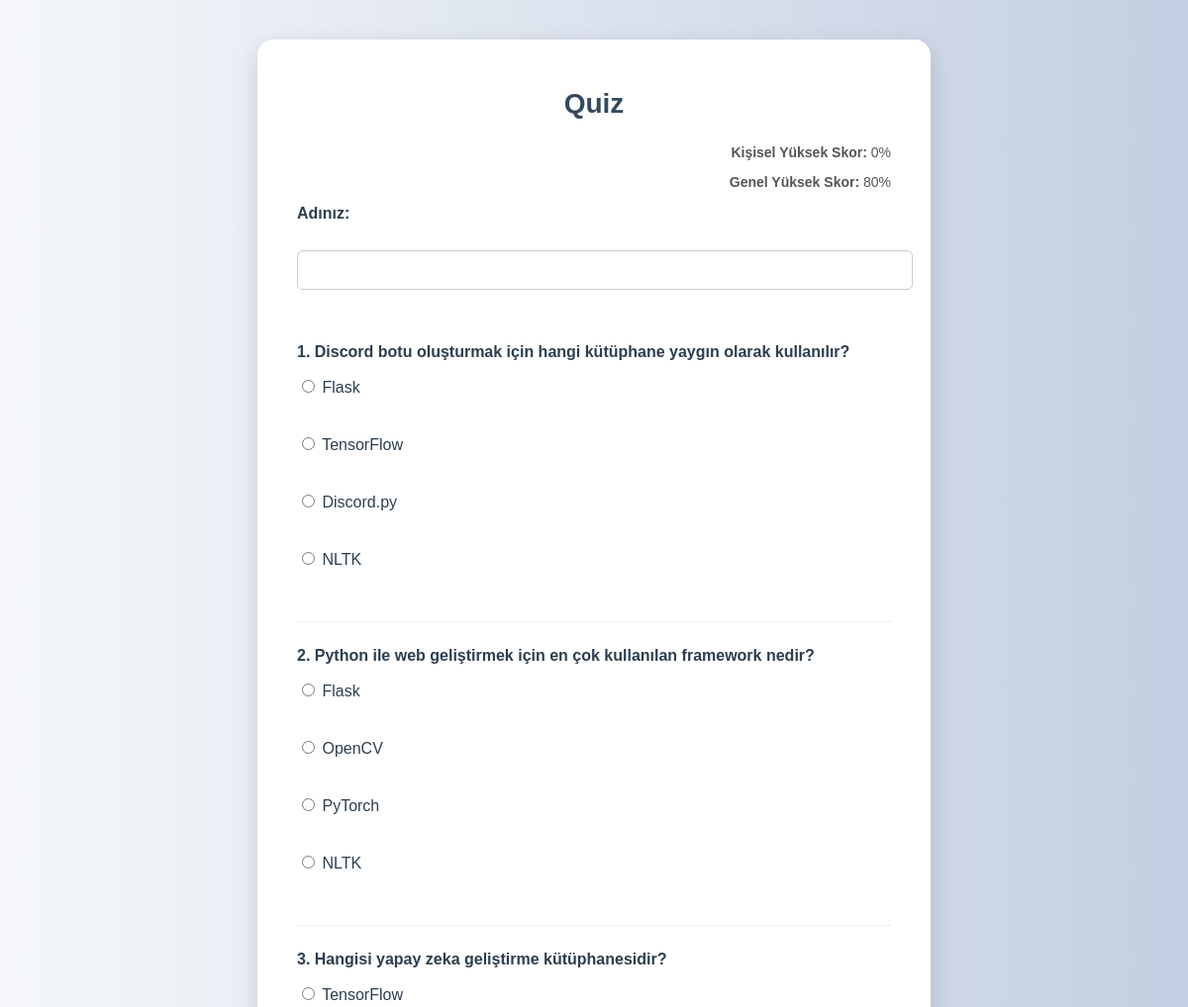
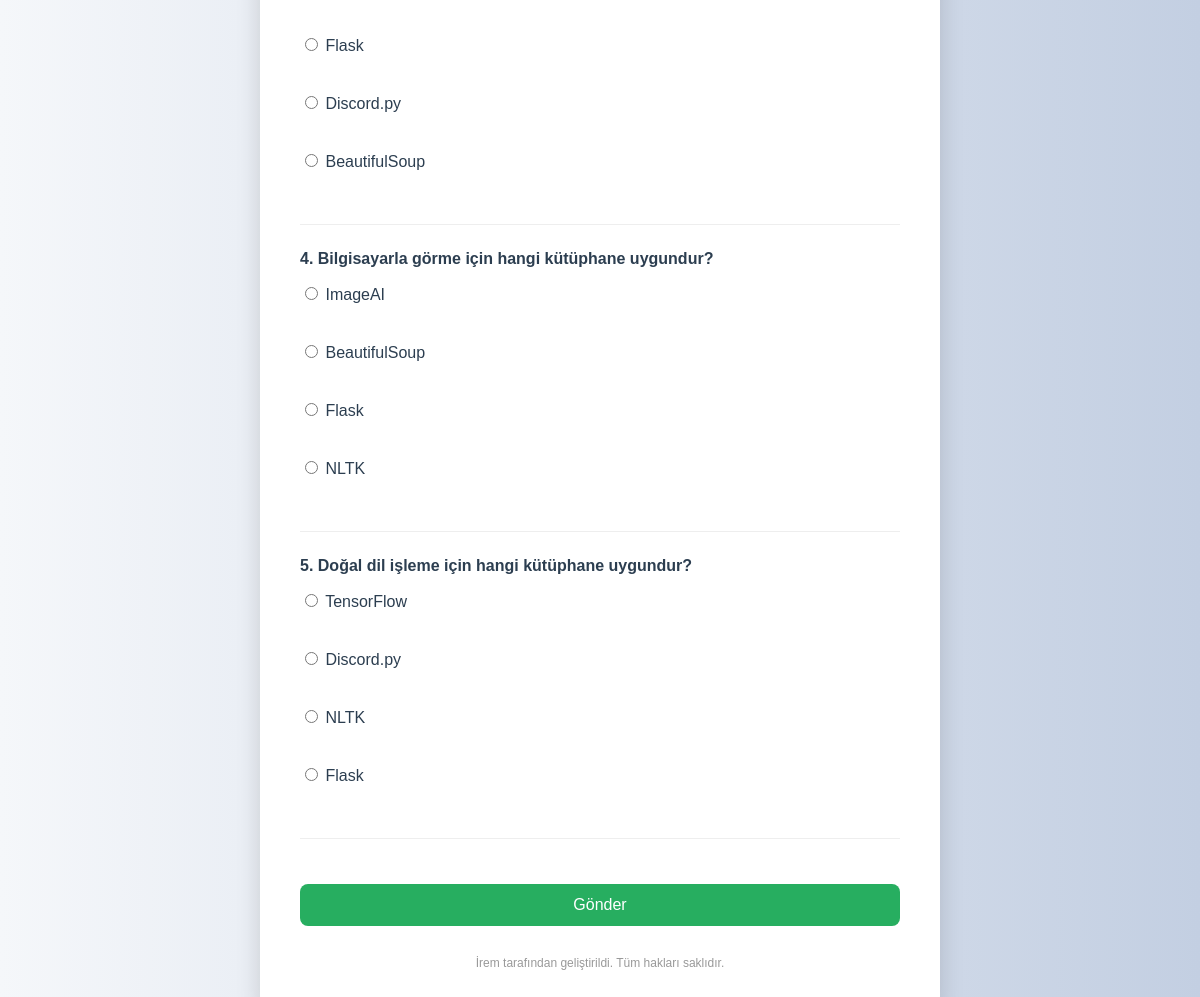
The page / on the database its author committed (2 pictures, top to bottom).
### tables this page shows
CREATE TABLE questions (
    id INTEGER PRIMARY KEY AUTOINCREMENT,
    question TEXT NOT NULL,
    option1 TEXT NOT NULL,
    option2 TEXT NOT NULL,
    option3 TEXT NOT NULL,
    option4 TEXT NOT NULL,
    correct_option TEXT NOT NULL
);

### app.py (the view)
@app.route('/')
def quiz():
    name = request.args.get("name", "")
    personal_high = get_personal_high_score(name) if name else 0
    global_high = get_global_high_score()
    conn = get_db_connection()
    questions = conn.execute('SELECT * FROM questions').fetchall()
    conn.close()
    return render_template('quiz.html', questions=questions, personal=personal_high, global_high=global_high, name=name)

### app.py (called while the page is built)
def get_db_connection():
    conn = sqlite3.connect('database.db')
    conn.row_factory = sqlite3.Row
    return conn

def get_global_high_score():
    conn = get_db_connection()
    row = conn.execute('SELECT MAX(score) as max_score FROM scores').fetchone()
    conn.close()
    return row['max_score'] if row['max_score'] is not None else 0

### templates/quiz.html (shortened to what this page needs)
<!DOCTYPE html>
<html lang="tr">
<head>
    <link rel="stylesheet" href="{{ url_for('static', filename='style.css') }}">
</head>
<body>
    <div class="card">
        <h1>Quiz</h1>
        <div class="scores">
            <p><strong>Kişisel Yüksek Skor:</strong> {{ personal or 0 }}%</p>
            <p><strong>Genel Yüksek Skor:</strong> {{ global_high or 0 }}%</p>
        </div>
        <form action="/submit" method="post">
            <label for="username"><strong>Adınız:</strong></label><br>
            <input type="text" id="username" name="username" required><br><br>
            {% for question in questions %}
                <div class="question-block">
                    <p><strong>{{ loop.index }}. {{ question.question }}</strong></p>
                    <label><input type="radio" name="{{ question.id }}" value="option1" required> {{ question.option1 }}</label><br>
                    <label><input type="radio" name="{{ question.id }}" value="option2"> {{ question.option2 }}</label><br>
                    <label><input type="radio" name="{{ question.id }}" value="option3"> {{ question.option3 }}</label><br>
                    <label><input type="radio" name="{{ question.id }}" value="option4"> {{ question.option4 }}</label><br>
                </div>
                <hr>
            {% endfor %}
            <button type="submit">Gönder</button>
        </form>
        <footer>
            <p>İrem tarafından geliştirildi. Tüm hakları saklıdır.</p>
        </footer>
    </div>
</body>
</html>

### static/style.css (style rules this page uses)
body { font-family: 'Poppins', sans-serif; background: linear-gradient(to right, #f5f7fa, #c3cfe2); margin: 0; padding: 40px; display: flex; justify-content: center; color: #2c3e50; }
.card { background: white; padding: 30px 40px; border-radius: 16px; width: 600px; box-shadow: 0 8px 24px rgba(0, 0, 0, 0.15); }
h1 { text-align: center; font-size: 28px; color: #34495e; margin-bottom: 25px; }
label { display: block; margin: 10px 0; font-size: 16px; }
input[type="text"] { width: 100%; padding: 10px; margin-bottom: 20px; font-size: 16px; border: 1px solid #ccc; border-radius: 6px; }
button, .retry-button { width: 100%; padding: 12px; background-color: #27ae60; border: none; color: white; font-size: 16px; border-radius: 8px; cursor: pointer; transition: background 0.3s ease; margin-top: 20px; text-align: center; text-decoration: none; }
.scores { text-align: right; font-size: 14px; color: #555; margin-bottom: 15px; }
footer { margin-top: 30px; text-align: center; font-size: 12px; color: #999; }
hr { border: none; border-top: 1px solid #eee; margin: 25px 0; }

### rows shown on the page
questions: question "Discord botu oluşturmak için hangi kütüphane yaygın olarak kullanılır?", option1 "Flask", option2 "TensorFlow", option3 "Discord.py", option4 "NLTK"
questions: question "Python ile web geliştirmek için en çok kullanılan framework nedir?", option1 "Flask", option2 "OpenCV", option3 "PyTorch", option4 "NLTK"
questions: question "Hangisi yapay zeka geliştirme kütüphanesidir?", option1 "TensorFlow", option2 "Flask", option3 "Discord.py", option4 "BeautifulSoup"
questions: question "Bilgisayarla görme için hangi kütüphane uygundur?", option1 "ImageAI", option2 "BeautifulSoup", option3 "Flask", option4 "NLTK"
questions: question "Doğal dil işleme için hangi kütüphane uygundur?", option1 "TensorFlow", option2 "Discord.py", option3 "NLTK", option4 "Flask"

### other values the page prints
{{ personal or 0 }} "0"
{{ global_high or 0 }} "80"
